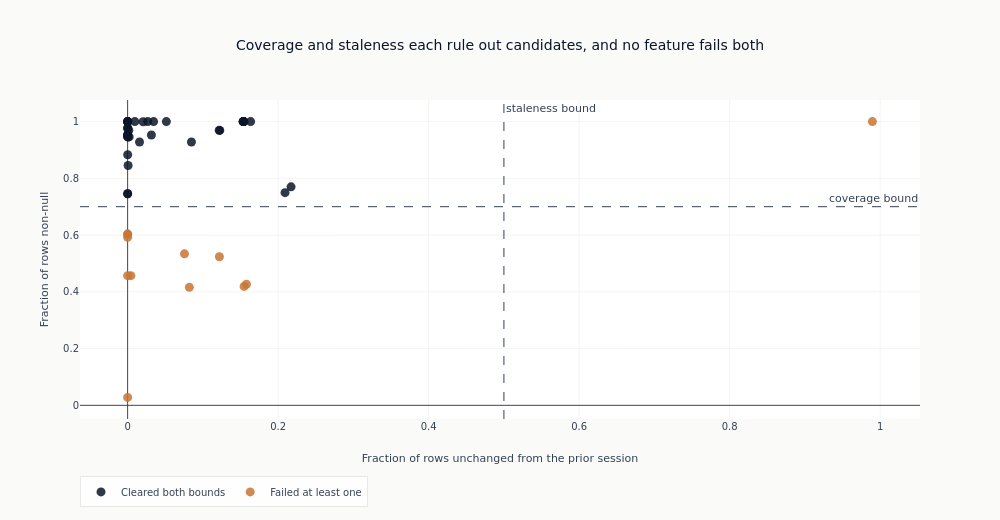

Notebook cell for this chart:
### Code cell
fig = go.Figure()
for cleared, color, name in (
    (True, COLORS["blue"], "Cleared both bounds"),
    (False, COLORS["copper"], "Failed at least one"),
):
    members = [f for f in all_feature_cols if correctness[f] is cleared]
    if not members:
        continue
    _ = fig.add_trace(
        go.Scatter(
            x=[staleness[f] for f in members],
            y=[coverage[f] for f in members],
            mode="markers",
            marker={"color": color, "size": 9, "opacity": 0.85},
            text=members,
            name=name,
        )
    )
_ = fig.add_hline(
    y=COVERAGE_MIN,
    line={"color": COLORS["neutral"], "width": 1, "dash": "dash"},
    annotation_text="coverage bound",
)
_ = fig.add_vline(
    x=STALENESS_MAX,
    line={"color": COLORS["neutral"], "width": 1, "dash": "dash"},
    annotation_text="staleness bound",
)
fig.update_layout(
    title="Coverage and staleness each rule out candidates, and no feature fails both",
    xaxis_title="Fraction of rows unchanged from the prior session",
    yaxis_title="Fraction of rows non-null",
    height=520,
    width=1000,
    legend={"orientation": "h", "y": -0.18},
)
fig.show()
only_staleness = sum(
    1
    for f in all_feature_cols
    if not correctness[f] and coverage[f] >= COVERAGE_MIN and staleness[f] > STALENESS_MAX
)
only_coverage = sum(
    1
    for f in all_feature_cols
    if not correctness[f] and coverage[f] < COVERAGE_MIN and staleness[f] <= STALENESS_MAX
)
print(f"Failed on staleness alone: {only_staleness}")
print(f"Failed on coverage alone:  {only_coverage}")
print(f"Failed on both:            {n_fail - only_staleness - only_coverage}")

### Figure 1 — Plotly figure (JSON) as saved in the notebook; plotly's stock layout.template omitted (floating-point values rounded to 4 significant figures)
{"data": [{"marker": {"color": "#0a1628", "opacity": 0.85, "size": 9}, "mode": "markers", "name": "Cleared both bounds", "text": ["d_iv_30_atm", "d_iv_rank", "d_skew_rr_30_25d", "gk_vol_21", "iv_30_atm", "iv_30_call_25d", "iv_30_put_25d", "iv_7_atm", "iv_mom_21d", "iv_mom_5d", "iv_mom_rank", "iv_rank", "ivrv_spread", "mom_126d", "mom_21d", "mom_21d_rank", "mom_252d", "mom_5d", "mom_63d", "mom_63d_rank", "mom_risk_adj_63", "mom_skip_recent", "realized_skew_21", "rv_20", "rv_63", "rv_rank", "skew_rank", "skew_rr_30_25d", "skew_to_atm_ratio", "spread_atm_30", "term_slope_near_atm", "vol_of_vol_21", "vrp_rank", "garch_cond_vol", "garch_ivrv_spread", "garch_vol_surprise"], "type": "scatter", "x": [0.1217, 0.001591, 0.1224, 0.0, 0.1535, 0.1536, 0.1536, 0.2172, 0.0848, 0.0006126, 0.01582, 0.03452, 2.892e-05, 8.413e-05, 8.413e-05, 0.0206, 3.944e-05, 8.676e-05, 4.995e-05, 0.03159, 4.732e-05, 4.469e-05, 7.098e-05, 7.887e-05, 4.995e-05, 0.05148, 0.009628, 0.1545, 0.1543, 0.1635, 0.2091, 0.0, 0.02674, 0.001997, 0.0002728, 8.236e-05], "y": [0.969, 0.969, 0.969, 1.0, 1.0, 1.0, 1.0, 0.7701, 0.9278, 0.8451, 0.9278, 1.0, 1.0, 0.8829, 0.9992, 0.9992, 0.7455, 1.0, 0.9528, 0.9528, 0.9528, 0.7455, 0.9766, 1.0, 0.9528, 1.0, 1.0, 1.0, 1.0, 1.0, 0.7496, 0.9774, 1.0, 0.946, 0.946, 0.946]}, {"marker": {"color": "#C87533", "opacity": 0.85, "size": 9}, "mode": "markers", "name": "Failed at least one", "text": ["d_term_ratio_atm", "iv_30_atm_pct_252", "iv_30_atm_z_252", "iv_30_atm_z_63", "iv_90_atm", "qc_converged_share", "skew_rr_z_63", "term_convexity", "term_ratio_atm", "term_ratio_z_63", "term_slope_far_atm", "vrp_z_63"], "type": "scatter", "x": [0.08203, 0.004372, 0.0, 0.0, 0.07556, 0.9896, 5.258e-05, 0.1548, 0.1579, 0.0, 0.1219, 0.0], "y": [0.4157, 0.4569, 0.4569, 0.6034, 0.534, 1.0, 0.6034, 0.419, 0.4266, 0.02785, 0.5236, 0.592]}], "layout": {"annotations": [{"showarrow": false, "text": "coverage bound", "x": 1, "xanchor": "right", "xref": "x domain", "y": 0.7, "yanchor": "bottom", "yref": "y"}, {"showarrow": false, "text": "staleness bound", "x": 0.5, "xanchor": "left", "xref": "x", "y": 1, "yanchor": "top", "yref": "y domain"}], "height": 520, "legend": {"orientation": "h", "y": -0.18}, "shapes": [{"line": {"color": "#334155", "dash": "dash", "width": 1}, "type": "line", "x0": 0, "x1": 1, "xref": "x domain", "y0": 0.7, "y1": 0.7, "yref": "y"}, {"line": {"color": "#334155", "dash": "dash", "width": 1}, "type": "line", "x0": 0.5, "x1": 0.5, "xref": "x", "y0": 0, "y1": 1, "yref": "y domain"}], "title": {"text": "Coverage and staleness each rule out candidates, and no feature fails both"}, "width": 1000, "xaxis": {"title": {"text": "Fraction of rows unchanged from the prior session"}}, "yaxis": {"title": {"text": "Fraction of rows non-null"}}}}
